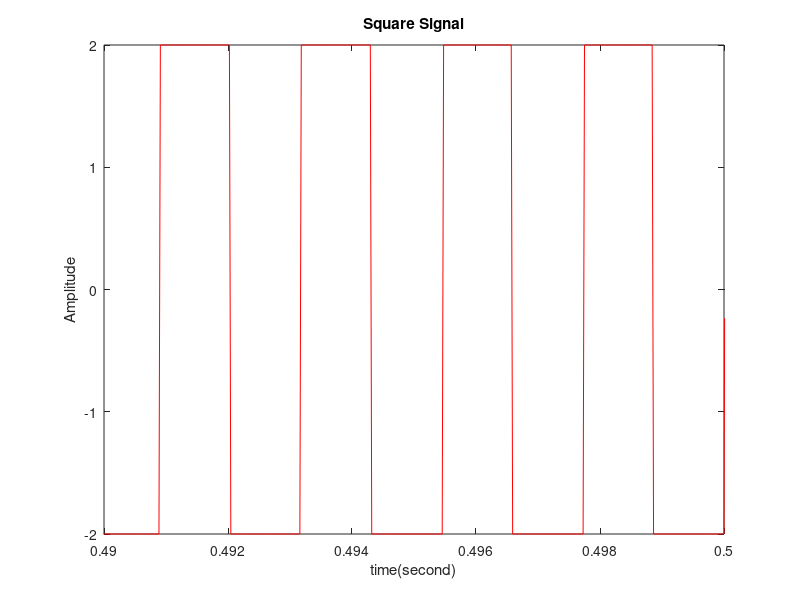

Here is the MATLAB script that generated this plot:
A=2; %Amplitude
stoptime=1; %Sample range
T=1/44000; %Period
t=(0:T:stoptime-T); %Time
theta=0; %Phase
Fc=440; %Frequency 
Fs=1/T; %Freq sampling 

% Wave 

x = A*cos((2*pi*Fc*t)+theta); %Sinewave 
x = A*sawtooth((2*pi*Fc*t)+theta); %Sawtoothwave 
x = A*square((2*pi*Fc*t)+theta); %Squarewave 


%Plot
plot(t,x,'r'); 
xlabel('time(second)');
ylabel('Amplitude');
title('Square Signal');
axis([0.49, 0.5,-2,2]);
